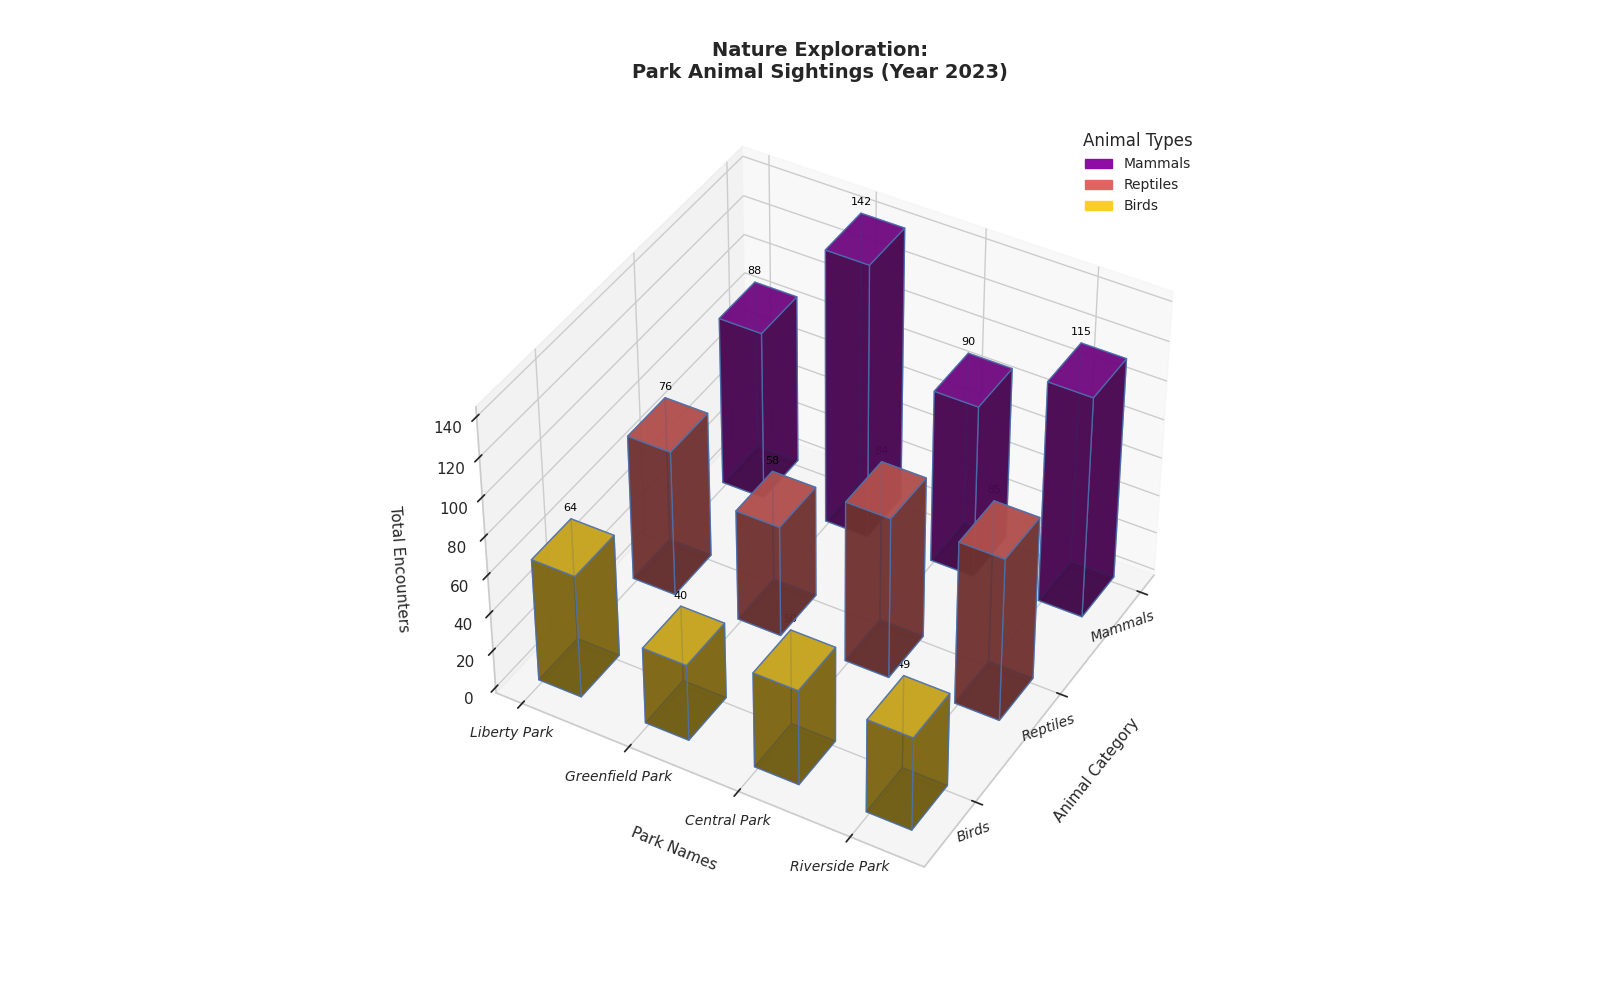

Python code for this plot:
import numpy as np
import matplotlib.pyplot as plt
from mpl_toolkits.mplot3d import Axes3D
from matplotlib.patches import Patch

# Data setup
parks = ['Liberty Park', 'Greenfield Park', 'Central Park', 'Riverside Park']
wildlife_categories = ['Mammals', 'Reptiles', 'Birds']

# Manually altered observations data
observations_data = np.array([
    [88, 76, 64],
    [142, 58, 40],
    [90, 84, 50],
    [115, 85, 49]
])

fig = plt.figure(figsize=(16, 10))
ax = fig.add_subplot(111, projection='3d')

num_parks = len(parks)
num_wildlife_categories = len(wildlife_categories)
colors = plt.cm.plasma(np.linspace(0.3, 0.9, num_wildlife_categories))

for i in range(num_parks):
    x_positions = np.arange(num_wildlife_categories)
    y_positions = [i] * num_wildlife_categories
    z_positions = np.zeros(num_wildlife_categories)

    for j in range(num_wildlife_categories):
        ax.bar3d(
            x_positions[j], y_positions[j], z_positions[j], 
            dx=0.4, dy=0.4, dz=observations_data[i, j], 
            color=colors[j], alpha=0.8, edgecolor='b'
        )
        ax.text(
            x_positions[j], y_positions[j], observations_data[i, j] + 3,
            f'{observations_data[i, j]}', ha='center', va='bottom', fontsize=8, color='black'
        )

ax.set_xlabel('Animal Category', labelpad=15, fontsize=11)
ax.set_ylabel('Park Names', labelpad=15, fontsize=11)
ax.set_zlabel('Total Encounters', labelpad=15, fontsize=11)
ax.set_title('Nature Exploration:\nPark Animal Sightings (Year 2023)', pad=30, fontsize=14, fontweight='bold')

ax.set_xticks(np.arange(num_wildlife_categories))
ax.set_xticklabels(wildlife_categories, rotation=20, ha='right', fontsize=10, style='italic')
ax.set_yticks(np.arange(num_parks))
ax.set_yticklabels(parks, fontsize=10, fontstyle='oblique')

ax.grid(True, linestyle='-', linewidth=0.7, alpha=0.3)

legend_handles = [Patch(color=colors[i], label=wildlife_categories[i]) for i in range(num_wildlife_categories)]
ax.legend(handles=legend_handles, loc='upper right', fontsize=10, title="Animal Types", title_fontsize=12, frameon=False)

ax.view_init(elev=40, azim=30)
plt.tight_layout()
plt.show()
